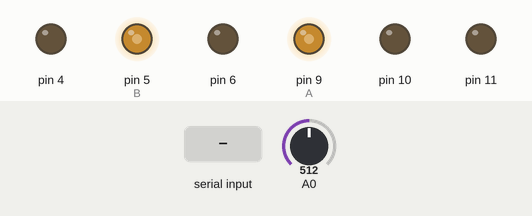
Recording of a sketch running on a simulated Arduino Uno, built with avr-gcc and run on an emulated ATmega328P. Parts: output pins drawn as LEDs (lit = HIGH). The inputs (shaded band) are chosen by the test bench; at power-on: A0 = 512.

Above: at 1.2 s.
1.3 s: A0 set to 716
At 2.3 s:
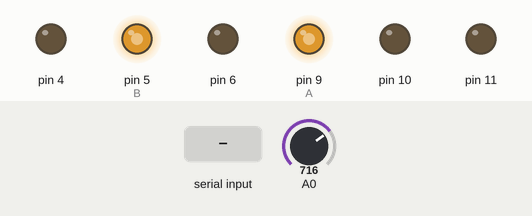
2.8 s: "F" received over Serial
At 3.5 s:
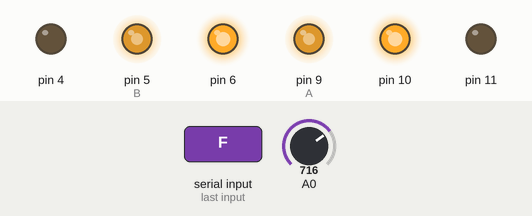
4.3 s: "R" received over Serial
At 4.6 s:
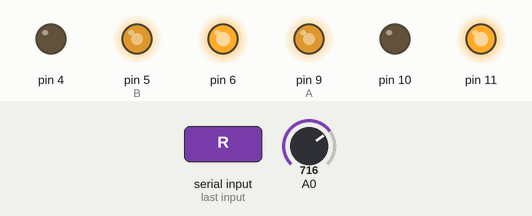
5.8 s: A0 set to 900
At 6.9 s:
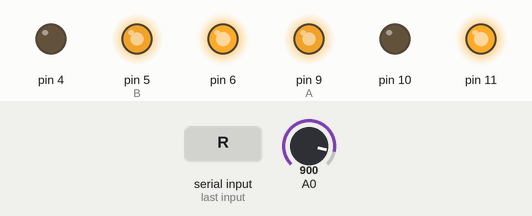
7.3 s: "L" received over Serial
At 8.1 s:
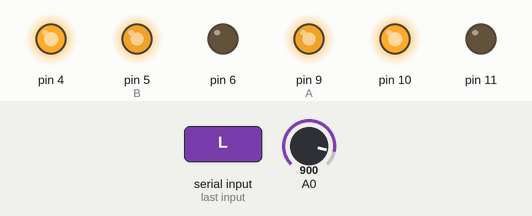
8.8 s: "G" received over Serial
At 9.3 s:
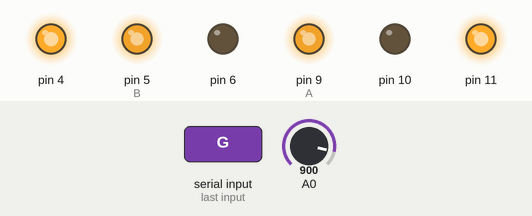
Timing chart, 0 to 11.3 s (numbered marks = the images above; inputs shaded):
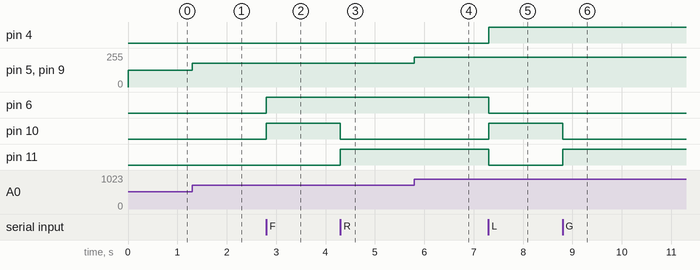

Measured:
- after the input at 1.3 s, pin 5 (B), pin 9 (A): 127/255 → 178/255 at once
- after the input at 2.8 s, pin 6, pin 10: LOW → HIGH at once
- after the input at 4.3 s, pin 10: HIGH → LOW at once; pin 11: LOW → HIGH at once
- after the input at 5.8 s, pin 5 (B), pin 9 (A): 178/255 → 224/255 at once
- after the input at 7.3 s, pin 4, pin 10: LOW → HIGH at once; pin 6, pin 11: HIGH → LOW at once
- after the input at 8.8 s, pin 10: HIGH → LOW at once; pin 11: LOW → HIGH at once

The sketch:

blucar.ino
```cpp
// int rightIR=2;// purple wire
// int leftIR=3;// black wire
// // 5th pin 3 and 4th mototr red
// //9th pin 1 and 2 motor dark green
int A=9; // dark green
int B=5;
int speed;

int x;
int y;

char input;     // to store input character received via BT.

void setup()
{
  Serial.begin(9600);
  pinMode(4, OUTPUT);
  pinMode(6, OUTPUT);
  pinMode(10, OUTPUT);
  pinMode(11, OUTPUT);
  // pinMode(2,INPUT);
  // pinMode(3,INPUT);
  pinMode(A0,INPUT);
  pinMode(9, OUTPUT); // dark green 3rd and 4th motor
  pinMode(5,OUTPUT); // red 1 and 2nd motor
}

void loop()
{
  speed = analogRead(A0);
  speed = speed * 0.249;
  analogWrite(A,speed);
  analogWrite(B,speed);

  //speed = 255;
  while(Serial.available())
  {
    //declared the a0 pin from which the data will be take input
  // x = analogRead(A0);
  // y = map(x,0,1023,0,255);
    input = Serial.read();

    if(input == 'F')
    {
      forward();
    }

    else if (input == 'R')
    {
      right();
    }

    else if (input == 'L')
    {
      left();
    }

    else if (input == 'G')
    {
      backward();
    }
    else if (input == 'S')
    {
      stop();
    }
  // analogWrite(6,y);
  // analogWrite(11,y);
  }
}
void forward()
  {
  digitalWrite(4, LOW	);
  digitalWrite(6, HIGH);
  digitalWrite(10, HIGH);
  digitalWrite(11, LOW);
}

void stop()
  {
  digitalWrite(4, LOW	);
  digitalWrite(6, LOW);
  digitalWrite(10, LOW);
  digitalWrite(11, LOW);
}

void backward()
  {
  digitalWrite(4, HIGH);
  digitalWrite(6, LOW);
  digitalWrite(10, LOW);
  digitalWrite(11, HIGH);
}

void left()
  {
  digitalWrite(4, HIGH);
  digitalWrite(6, LOW);
  digitalWrite(10, HIGH);
  digitalWrite(11, LOW);
}

void right()
  {
  digitalWrite(4, LOW);
  digitalWrite(6, HIGH);
  digitalWrite(10, LOW);
  digitalWrite(11, HIGH);
}
```
